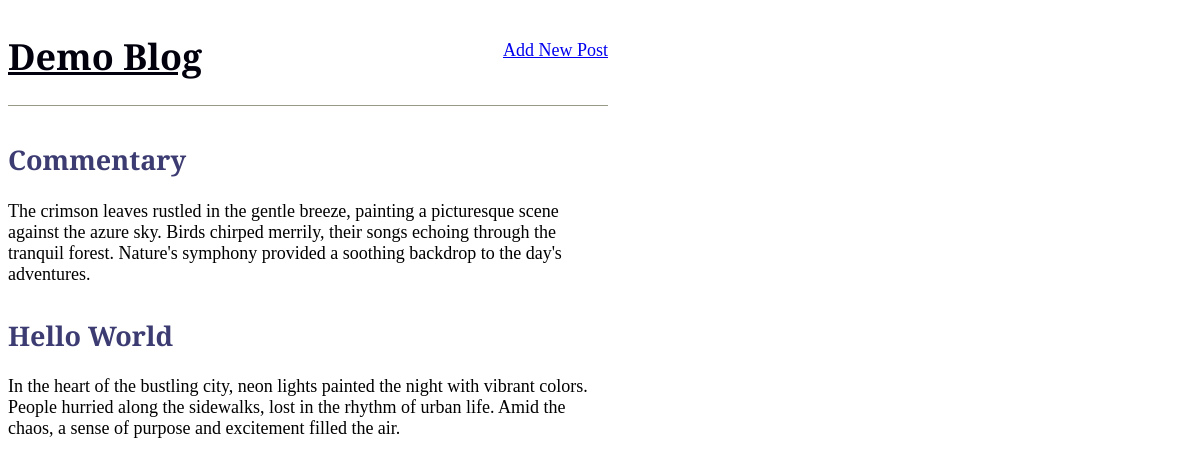
Before: / with the older database file.
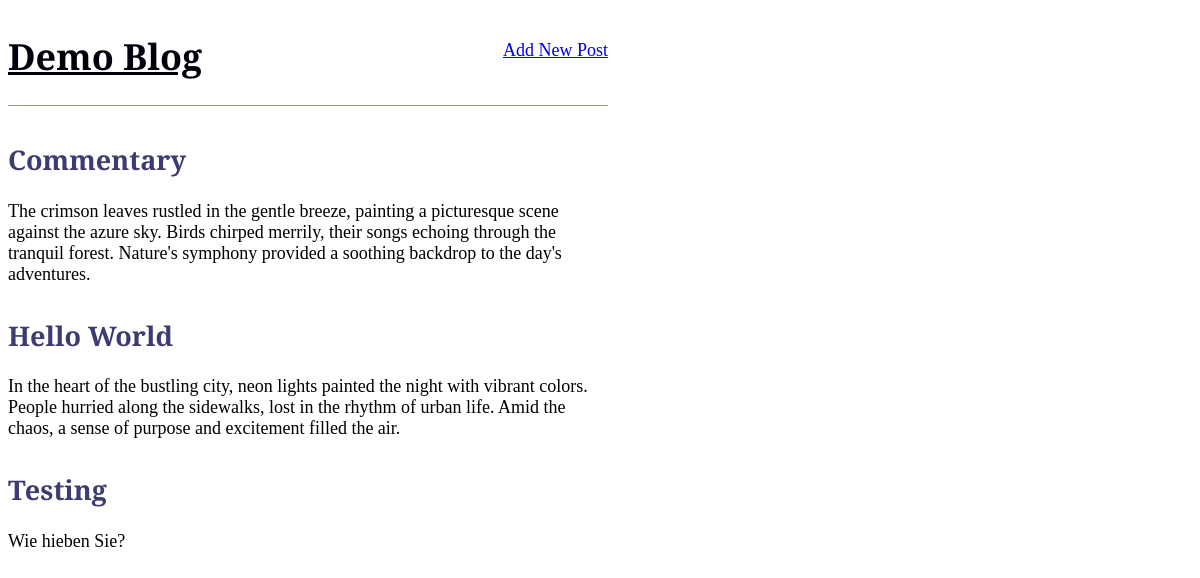
After: the same page with the newer database file.
### demo/models.py (models this page shows, shortened)
class Post(models.Model):
    title = models.CharField(max_length=200)
    author = models.ForeignKey(
        "auth.User",
        on_delete=models.CASCADE,
    )
    body = models.TextField()

### demo/views.py (the view)
# urls.py: path("", DemoViews.as_view(), name="home"),
class DemoViews(ListView):
    model = Post
    template_name = "home.html"

### templates/home.html
{% extends 'base.html' %}
{% block content %}
{% for post in object_list %}
<div class="post-entry">
    <h2>
        <a href="{% url 'post_detail' post.pk %}">{{ post.title }}</a>
    </h2>
    <p>{{ post.body }}</p>
</div>
{% endfor %}
{% endblock content %}

Changed rows visible on the page:
added Post: title "Testing", body "Wie hieben Sie?"
